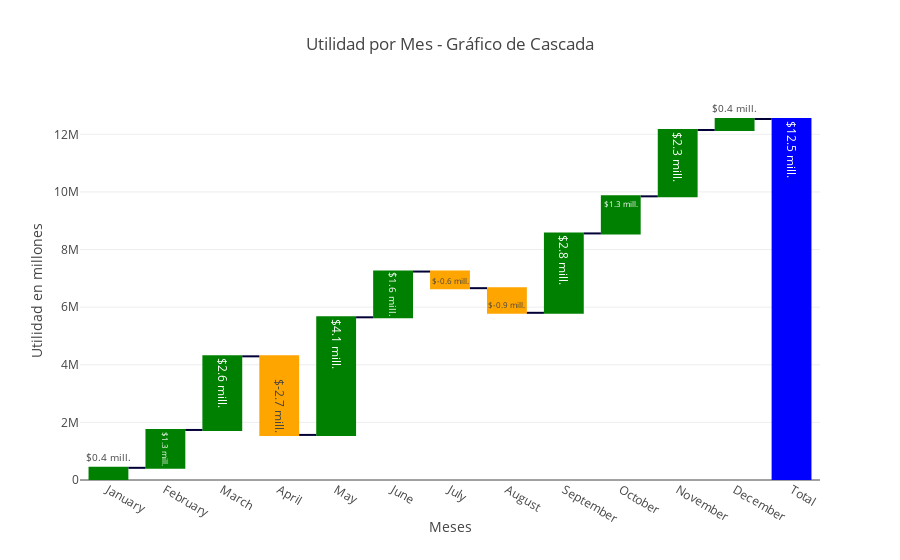

The notebook cell this image was saved under:
### Code cell
# Crear el gráfico de cascada utilizando Plotly
fig = go.Figure(go.Waterfall(
    name="Utilidad por Mes",
    orientation="v",
    measure=["relative"] * len(utilidad_mensual) + ["total"],
    x=list(utilidad_mensual.index) + ["Total"],
    text=[f"${val/1e6:.1f} mill." for val in utilidad_mensual.values] + [f"${utilidad_total/1e6:.1f} mill."],
    y=list(utilidad_mensual.values) + [utilidad_total],
    decreasing={"marker": {"color": "orange"}},
    increasing={"marker": {"color": "green"}},
    totals={"marker": {"color": "blue"}}
))

fig.update_layout(
    title="Utilidad por Mes - Gráfico de Cascada",
    waterfallgap=0.3,
    showlegend=False,
    yaxis_title="Utilidad en millones",
    xaxis_title="Meses"
)

# Mostrar el gráfico
fig.show()

### Figure 1 — Plotly figure (JSON) as saved in the notebook; plotly's stock layout.template omitted (floating-point values rounded to 4 significant figures)
{"data": [{"decreasing": {"marker": {"color": "orange"}}, "increasing": {"marker": {"color": "green"}}, "measure": ["relative", "relative", "relative", "relative", "relative", "relative", "relative", "relative", "relative", "relative", "relative", "relative", "total"], "name": "Utilidad por Mes", "orientation": "v", "text": ["$0.4 mill.", "$1.3 mill.", "$2.6 mill.", "$-2.7 mill.", "$4.1 mill.", "$1.6 mill.", "$-0.6 mill.", "$-0.9 mill.", "$2.8 mill.", "$1.3 mill.", "$2.3 mill.", "$0.4 mill.", "$12.5 mill."], "totals": {"marker": {"color": "blue"}}, "type": "waterfall", "x": ["January", "February", "March", "April", "May", "June", "July", "August", "September", "October", "November", "December", "Total"], "y": [423000.0, 1314000.0, 2556000.0, -2728000.0, 4083000.0, 1588000.0, -577000.0, -855400.0, 2756000.0, 1288000.0, 2303000.0, 381600.0, 12530000.0]}], "layout": {"showlegend": false, "title": {"text": "Utilidad por Mes - Gráfico de Cascada"}, "waterfallgap": 0.3, "xaxis": {"title": {"text": "Meses"}}, "yaxis": {"title": {"text": "Utilidad en millones"}}}}
